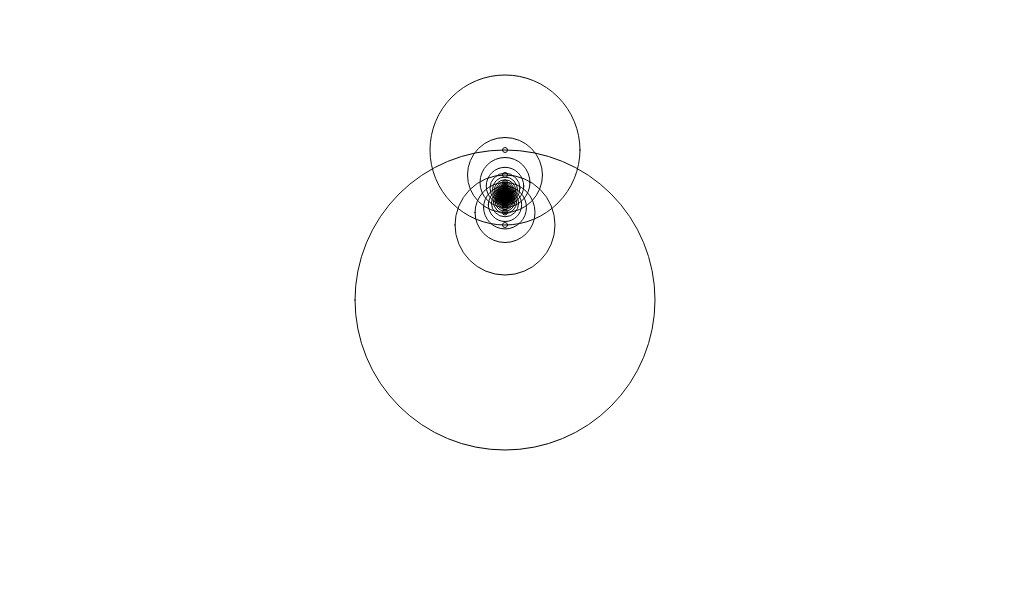
Frame 1 (no input)
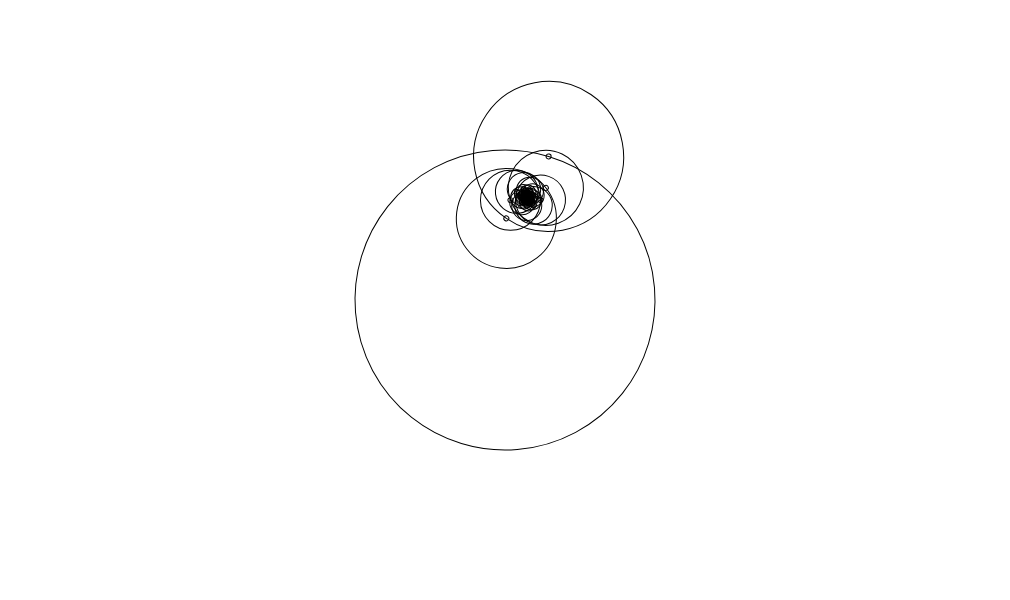
Frame 60 (no input)
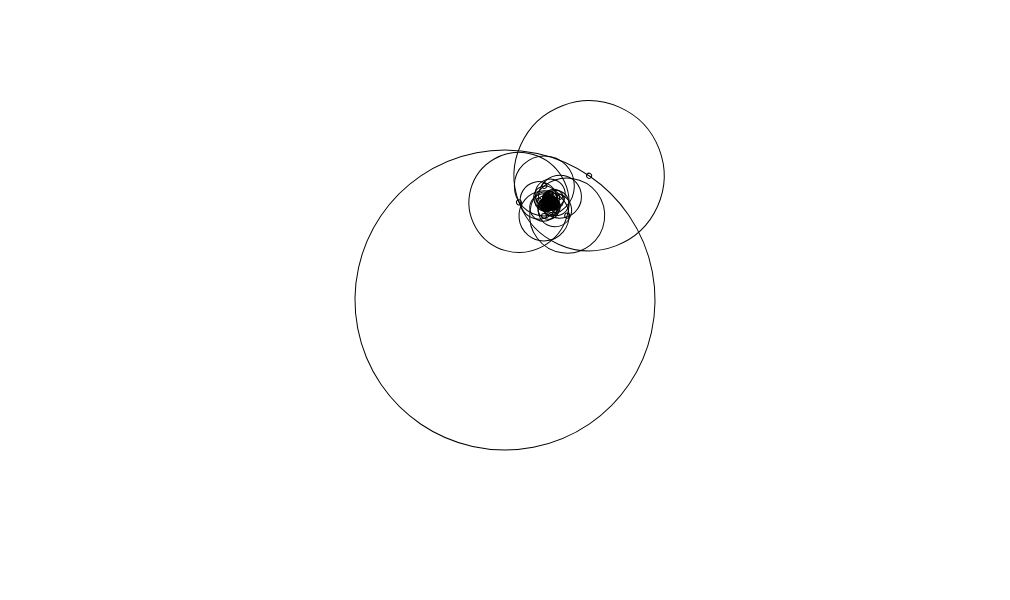
Frame 120 (the mouse pressed at the canvas centre since frame 60)

The p5.js sketch that drew these frames (run headless with seeded random() and noise() and a simulated clock; from frame 60 on, the mouse is pressed at the canvas centre):

// p5.js sketch
// ── sketch.js

/*
 * @name Spirograph
 * @description This sketch uses simple transformations to create a
 * Spirograph-like effect with interlocking circles (called sines).
 * Press the spacebar to switch between tracing and showing the underlying geometry.
 * <a href='http://en.wikipedia.org/wiki/Spirograph'>http://en.wikipedia.org/wiki/Spirograph</a>
 */
var NUMSINES = 40; // how many of these things can we do at once?
var sines = new Array(NUMSINES); // an array to hold all the current angles
var rad; // an initial radius value for the central sine
var i; // a counter variable

// play with these to get a sense of what's going on:
var fund = 0.005; // the speed of the central sine
var ratio = .03;//1; // what multiplier for speed is each additional sine?
var alpha = 150; // how opaque is the tracing system

var trace = false; // are we tracing?

function setup() {
  createCanvas(1010, 600);

  rad = height/4; // compute radius for central circle
  background(204); // clear the screen

  for (var i = 0; i<sines.length; i++) {
    sines[i] = PI; // start EVERYBODY facing NORTH
  }
}

function draw() {
  if (!trace) {
    background(255);
    stroke(0,255);
    noFill();
    /* shiffman's original 
    background(204); // clear screen if showing geometry
    stroke(0, 255); // black pen
    noFill(); // don't fill
    */
  } 

  // MAIN ACTION
  push(); // start a transformation matrix
  translate(width/2, height/2); // move to middle of screen

  for (var i = 0; i<sines.length; i++) {
    var erad = 0; // radius for small "point" within circle... this is the 'pen' when tracing
    // setup for tracing
    if (trace) {
      stroke(0, 0, 255*(float(i)/sines.length), alpha); // blue
      fill(0, 0, 255, alpha/2); // also, um, blue
      erad = 5.0*(1.0-float(i)/sines.length); // pen width will be related to which sine
    }
    var radius = rad/(i+1); // radius for circle itself
    rotate(sines[i]); // rotate circle
    if (!trace) ellipse(0, 0, radius*2, radius*2); // if we're simulating, draw the sine
    push(); // go up one level
    translate(0, radius); // move to sine edge
    if (!trace) ellipse(0, 0, 5, 5); // draw a little circle
    if (trace) ellipse(0, 0, erad, erad); // draw with erad if tracing
    pop(); // go down one level
    translate(0, radius); // move into position for next sine
    sines[i] = (sines[i]+(fund+(fund*i*ratio)))%TWO_PI; // update angle based on fundamental
  }
  
  pop(); // pop down final transformation
  
}

function keyReleased() {
  if (key==' ') {
    trace = !trace; 
    background(255);
  }
}
